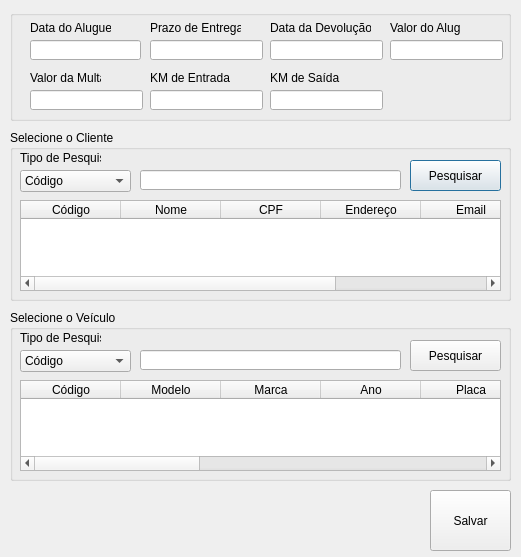
<?xml version="1.0" encoding="UTF-8"?>
<ui version="4.0">
 <class>FrmAluguel</class>
 <widget class="QDialog" name="FrmAluguel">
  <property name="geometry">
   <rect>
    <x>0</x>
    <y>0</y>
    <width>521</width>
    <height>557</height>
   </rect>
  </property>
  <property name="windowTitle">
   <string>Aluguel de Veículos</string>
  </property>
  <property name="windowIcon">
   <iconset>
    <normaloff>../../Imagens/btnAlugaVeiculo.png</normaloff>../../Imagens/btnAlugaVeiculo.png</iconset>
  </property>
  <widget class="QGroupBox" name="groupBox">
   <property name="geometry">
    <rect>
     <x>10</x>
     <y>10</y>
     <width>501</width>
     <height>111</height>
    </rect>
   </property>
   <property name="title">
    <string/>
   </property>
   <widget class="QLabel" name="label">
    <property name="geometry">
     <rect>
      <x>20</x>
      <y>10</y>
      <width>81</width>
      <height>16</height>
     </rect>
    </property>
    <property name="text">
     <string>Data do Aluguel</string>
    </property>
   </widget>
   <widget class="QLineEdit" name="EdtDataAluguel">
    <property name="geometry">
     <rect>
      <x>20</x>
      <y>30</y>
      <width>111</width>
      <height>20</height>
     </rect>
    </property>
   </widget>
   <widget class="QLineEdit" name="EdtPrazo">
    <property name="geometry">
     <rect>
      <x>140</x>
      <y>30</y>
      <width>113</width>
      <height>20</height>
     </rect>
    </property>
   </widget>
   <widget class="QLabel" name="label_2">
    <property name="geometry">
     <rect>
      <x>140</x>
      <y>10</y>
      <width>91</width>
      <height>16</height>
     </rect>
    </property>
    <property name="text">
     <string>Prazo de Entrega</string>
    </property>
   </widget>
   <widget class="QLabel" name="label_3">
    <property name="geometry">
     <rect>
      <x>260</x>
      <y>10</y>
      <width>101</width>
      <height>16</height>
     </rect>
    </property>
    <property name="text">
     <string>Data da Devolução</string>
    </property>
   </widget>
   <widget class="QLineEdit" name="EdtDataDev">
    <property name="geometry">
     <rect>
      <x>260</x>
      <y>30</y>
      <width>113</width>
      <height>20</height>
     </rect>
    </property>
   </widget>
   <widget class="QLineEdit" name="EdtValor">
    <property name="geometry">
     <rect>
      <x>380</x>
      <y>30</y>
      <width>113</width>
      <height>20</height>
     </rect>
    </property>
   </widget>
   <widget class="QLabel" name="label_4">
    <property name="geometry">
     <rect>
      <x>380</x>
      <y>10</y>
      <width>71</width>
      <height>16</height>
     </rect>
    </property>
    <property name="text">
     <string>Valor do Aluguel</string>
    </property>
   </widget>
   <widget class="QLineEdit" name="EdtMulta">
    <property name="geometry">
     <rect>
      <x>20</x>
      <y>80</y>
      <width>113</width>
      <height>20</height>
     </rect>
    </property>
   </widget>
   <widget class="QLabel" name="label_5">
    <property name="geometry">
     <rect>
      <x>20</x>
      <y>60</y>
      <width>71</width>
      <height>16</height>
     </rect>
    </property>
    <property name="text">
     <string>Valor da Multa</string>
    </property>
   </widget>
   <widget class="QLineEdit" name="EdtkmEntrada">
    <property name="geometry">
     <rect>
      <x>140</x>
      <y>80</y>
      <width>113</width>
      <height>20</height>
     </rect>
    </property>
   </widget>
   <widget class="QLabel" name="label_6">
    <property name="geometry">
     <rect>
      <x>140</x>
      <y>60</y>
      <width>81</width>
      <height>16</height>
     </rect>
    </property>
    <property name="text">
     <string>KM de Entrada</string>
    </property>
   </widget>
   <widget class="QLabel" name="label_7">
    <property name="geometry">
     <rect>
      <x>260</x>
      <y>60</y>
      <width>91</width>
      <height>16</height>
     </rect>
    </property>
    <property name="text">
     <string>KM de Saída</string>
    </property>
   </widget>
   <widget class="QLineEdit" name="EdtKmSaida">
    <property name="geometry">
     <rect>
      <x>260</x>
      <y>80</y>
      <width>113</width>
      <height>20</height>
     </rect>
    </property>
   </widget>
  </widget>
  <widget class="QGroupBox" name="groupBox_2">
   <property name="geometry">
    <rect>
     <x>10</x>
     <y>130</y>
     <width>501</width>
     <height>171</height>
    </rect>
   </property>
   <property name="title">
    <string>Selecione o Cliente</string>
   </property>
   <widget class="QLabel" name="label_8">
    <property name="geometry">
     <rect>
      <x>10</x>
      <y>20</y>
      <width>81</width>
      <height>16</height>
     </rect>
    </property>
    <property name="text">
     <string>Tipo de Pesquisa</string>
    </property>
   </widget>
   <widget class="QComboBox" name="cbPesqCliente">
    <property name="geometry">
     <rect>
      <x>10</x>
      <y>40</y>
      <width>111</width>
      <height>22</height>
     </rect>
    </property>
    <property name="cursor">
     <cursorShape>PointingHandCursor</cursorShape>
    </property>
    <item>
     <property name="text">
      <string>Código</string>
     </property>
    </item>
    <item>
     <property name="text">
      <string>Nome</string>
     </property>
    </item>
    <item>
     <property name="text">
      <string>CPF</string>
     </property>
    </item>
   </widget>
   <widget class="QLineEdit" name="EdtPesqCliente">
    <property name="geometry">
     <rect>
      <x>130</x>
      <y>40</y>
      <width>261</width>
      <height>20</height>
     </rect>
    </property>
   </widget>
   <widget class="QPushButton" name="btnPesqCliente">
    <property name="geometry">
     <rect>
      <x>400</x>
      <y>30</y>
      <width>91</width>
      <height>31</height>
     </rect>
    </property>
    <property name="cursor">
     <cursorShape>PointingHandCursor</cursorShape>
    </property>
    <property name="text">
     <string>Pesquisar</string>
    </property>
    <property name="icon">
     <iconset>
      <normaloff>../../Imagens/lupa.png</normaloff>../../Imagens/lupa.png</iconset>
    </property>
    <property name="iconSize">
     <size>
      <width>30</width>
      <height>30</height>
     </size>
    </property>
   </widget>
   <widget class="QTableWidget" name="gridCliente">
    <property name="geometry">
     <rect>
      <x>10</x>
      <y>70</y>
      <width>481</width>
      <height>91</height>
     </rect>
    </property>
    <column>
     <property name="text">
      <string>Código</string>
     </property>
    </column>
    <column>
     <property name="text">
      <string>Nome</string>
     </property>
    </column>
    <column>
     <property name="text">
      <string>CPF</string>
     </property>
    </column>
    <column>
     <property name="text">
      <string>Endereço</string>
     </property>
    </column>
    <column>
     <property name="text">
      <string>Email</string>
     </property>
    </column>
    <column>
     <property name="text">
      <string>Telefone</string>
     </property>
    </column>
   </widget>
  </widget>
  <widget class="QGroupBox" name="groupBox_3">
   <property name="geometry">
    <rect>
     <x>10</x>
     <y>310</y>
     <width>501</width>
     <height>171</height>
    </rect>
   </property>
   <property name="title">
    <string>Selecione o Veículo</string>
   </property>
   <widget class="QLabel" name="label_9">
    <property name="geometry">
     <rect>
      <x>10</x>
      <y>20</y>
      <width>81</width>
      <height>16</height>
     </rect>
    </property>
    <property name="text">
     <string>Tipo de Pesquisa</string>
    </property>
   </widget>
   <widget class="QComboBox" name="cbPesqVeic">
    <property name="geometry">
     <rect>
      <x>10</x>
      <y>40</y>
      <width>111</width>
      <height>22</height>
     </rect>
    </property>
    <property name="cursor">
     <cursorShape>PointingHandCursor</cursorShape>
    </property>
    <item>
     <property name="text">
      <string>Código</string>
     </property>
    </item>
    <item>
     <property name="text">
      <string>Marca</string>
     </property>
    </item>
    <item>
     <property name="text">
      <string>Modelo</string>
     </property>
    </item>
    <item>
     <property name="text">
      <string>Disponível</string>
     </property>
    </item>
    <item>
     <property name="text">
      <string>Alugado</string>
     </property>
    </item>
   </widget>
   <widget class="QLineEdit" name="EdtPesqVeiculo">
    <property name="geometry">
     <rect>
      <x>130</x>
      <y>40</y>
      <width>261</width>
      <height>20</height>
     </rect>
    </property>
   </widget>
   <widget class="QPushButton" name="btnPesqVeic">
    <property name="geometry">
     <rect>
      <x>400</x>
      <y>30</y>
      <width>91</width>
      <height>31</height>
     </rect>
    </property>
    <property name="cursor">
     <cursorShape>PointingHandCursor</cursorShape>
    </property>
    <property name="text">
     <string>Pesquisar</string>
    </property>
    <property name="icon">
     <iconset>
      <normaloff>../../Imagens/lupa.png</normaloff>../../Imagens/lupa.png</iconset>
    </property>
    <property name="iconSize">
     <size>
      <width>30</width>
      <height>30</height>
     </size>
    </property>
   </widget>
   <widget class="QTableWidget" name="gridVeiculo">
    <property name="geometry">
     <rect>
      <x>10</x>
      <y>70</y>
      <width>481</width>
      <height>91</height>
     </rect>
    </property>
    <column>
     <property name="text">
      <string>Código</string>
     </property>
    </column>
    <column>
     <property name="text">
      <string>Modelo</string>
     </property>
    </column>
    <column>
     <property name="text">
      <string>Marca</string>
     </property>
    </column>
    <column>
     <property name="text">
      <string>Ano</string>
     </property>
    </column>
    <column>
     <property name="text">
      <string>Placa</string>
     </property>
    </column>
    <column>
     <property name="text">
      <string>Alugado</string>
     </property>
    </column>
    <column>
     <property name="text">
      <string>Batido</string>
     </property>
    </column>
    <column>
     <property name="text">
      <string>KM Atual</string>
     </property>
    </column>
    <column>
     <property name="text">
      <string>Valor da Diária</string>
     </property>
    </column>
    <column>
     <property name="text">
      <string>Descrição</string>
     </property>
    </column>
    <column>
     <property name="text">
      <string>Tipo</string>
     </property>
    </column>
   </widget>
  </widget>
  <widget class="QPushButton" name="btnSalvar">
   <property name="geometry">
    <rect>
     <x>430</x>
     <y>490</y>
     <width>81</width>
     <height>61</height>
    </rect>
   </property>
   <property name="cursor">
    <cursorShape>PointingHandCursor</cursorShape>
   </property>
   <property name="text">
    <string>Salvar</string>
   </property>
   <property name="icon">
    <iconset>
     <normaloff>../../Imagens/save.png</normaloff>../../Imagens/save.png</iconset>
   </property>
   <property name="iconSize">
    <size>
     <width>30</width>
     <height>30</height>
    </size>
   </property>
  </widget>
 </widget>
 <resources/>
 <connections/>
</ui>
